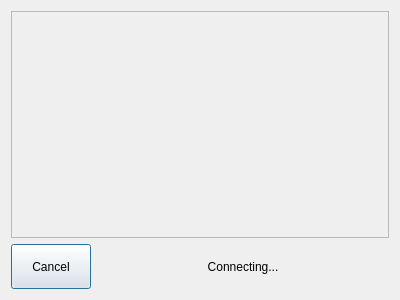
<?xml version="1.0" encoding="UTF-8"?>
<ui version="4.0">
 <class>ConnectionDialog</class>
 <widget class="QDialog" name="ConnectionDialog">
  <property name="geometry">
   <rect>
    <x>0</x>
    <y>0</y>
    <width>400</width>
    <height>300</height>
   </rect>
  </property>
  <property name="windowTitle">
   <string>Dialog</string>
  </property>
  <layout class="QVBoxLayout" name="verticalLayout" stretch="5,1">
   <item>
    <widget class="QFrame" name="frame">
     <property name="frameShape">
      <enum>QFrame::StyledPanel</enum>
     </property>
     <property name="frameShadow">
      <enum>QFrame::Raised</enum>
     </property>
     <layout class="QVBoxLayout" name="verticalLayout_2">
      <item>
       <widget class="QLabel" name="logoPicture">
        <property name="text">
         <string/>
        </property>
        <property name="alignment">
         <set>Qt::AlignCenter</set>
        </property>
       </widget>
      </item>
     </layout>
    </widget>
   </item>
   <item>
    <layout class="QHBoxLayout" name="horizontalLayout" stretch="1,5">
     <item>
      <widget class="QPushButton" name="cancelButton">
       <property name="sizePolicy">
        <sizepolicy hsizetype="Minimum" vsizetype="Expanding">
         <horstretch>0</horstretch>
         <verstretch>0</verstretch>
        </sizepolicy>
       </property>
       <property name="text">
        <string>Cancel</string>
       </property>
      </widget>
     </item>
     <item>
      <widget class="QLabel" name="connectionLabel">
       <property name="text">
        <string>Connecting...</string>
       </property>
       <property name="alignment">
        <set>Qt::AlignCenter</set>
       </property>
       <property name="wordWrap">
        <bool>true</bool>
       </property>
      </widget>
     </item>
    </layout>
   </item>
  </layout>
 </widget>
 <resources/>
 <connections/>
</ui>
